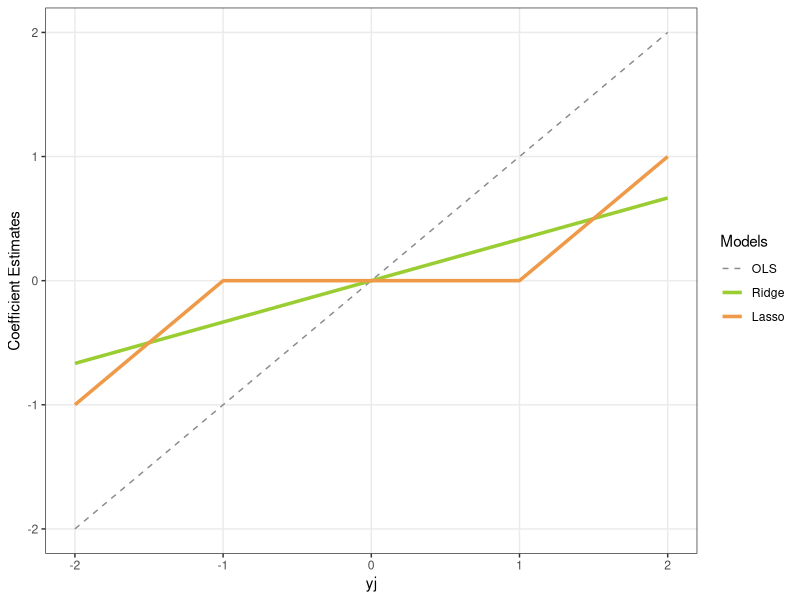

Here is the R script that generated this plot:
## ---- chunk 1
library(ggplot2)
lambda <- 2
ols <- function(x) x
ridge <- function(x) x/(1+lambda)
lasso <-function(x) ifelse(x > lambda/2, x-lambda/2,
   ifelse(x < -lambda/2, x+lambda/2, 
   ifelse( -lambda/2 <= x & x <= lambda/2, 0, 0)))


ggplot() +
  xlim(-2, 2)+
  geom_function(fun = ols,
                aes(color = 'OLS'),
                linetype = "dashed") +
  geom_function (fun = ridge,
                 aes(color = 'Ridge'),
                 lwd = 1.2)+
  geom_function(fun = lasso,
                aes(color = 'Lasso'),
                lwd = 1.2) +
  theme_bw()+
  theme(panel.grid.minor.x = element_blank(),
        panel.grid.minor.y = element_blank())+
  scale_color_manual(name = 'Models',
                     breaks = c('OLS', 'Ridge', 'Lasso'),
                     values = c('OLS'='gray54', 'Ridge'='olivedrab3', 'Lasso'='tan2'))+
  labs(y = "Coefficient Estimates", x = "yj")
  
